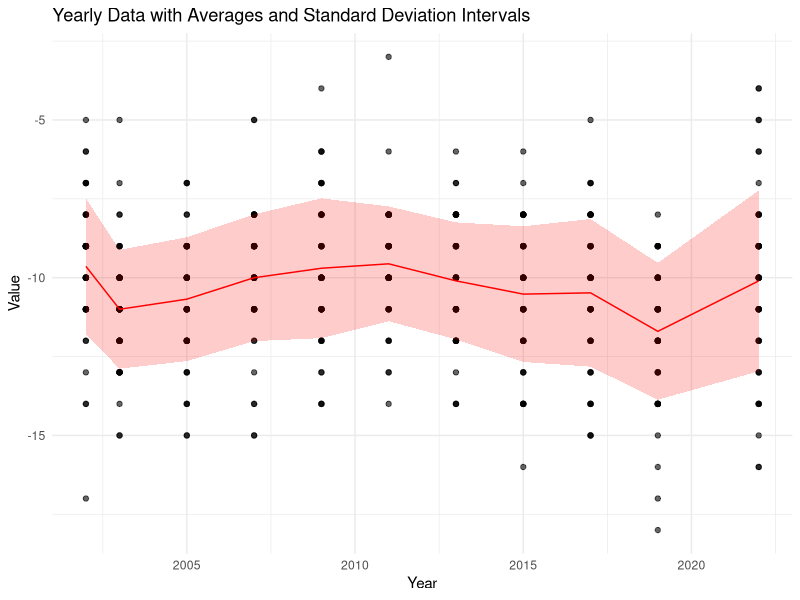

Write R code to recreate this figure.
## ---- chunk 1
df <- read.csv('../clean_data/gap_list_year.csv')
head(df)
## ---- chunk 2
df <- subset(df, select = -c(X) )
df
## ---- chunk 3
colnames(df)[colnames(df) == "X2002"] = "2002"
colnames(df)[colnames(df) == "X2003"] = "2003"
colnames(df)[colnames(df) == "X2005"] = "2005"
colnames(df)[colnames(df) == "X2007"] = "2007"
colnames(df)[colnames(df) == "X2009"] = "2009"
colnames(df)[colnames(df) == "X2011"] = "2011"
colnames(df)[colnames(df) == "X2013"] = "2013"
colnames(df)[colnames(df) == "X2015"] = "2015"
colnames(df)[colnames(df) == "X2017"] = "2017"
colnames(df)[colnames(df) == "X2019"] = "2019"
colnames(df)[colnames(df) == "X2022"] = "2022"
## ---- chunk 4
df_states<-subset(df,Jurisdiction!='National')
df_states
## ---- chunk 5
df_national<-subset(df,Jurisdiction=='National')
df_national
## ---- chunk 6
library(ggplot2)
library(tidyverse)
## ---- chunk 7
data_long <- pivot_longer(df_states, cols = -Jurisdiction, names_to = "Year", values_to = "Value")
data_long$Year <-as.numeric( as.character(data_long$Year))
yearly_stats <- data_long %>%
  group_by(Year) %>%
  summarise(Average = mean(Value), `Standard Deviation` = sd(Value))
yearly_stats$Year <- as.numeric(as.character(yearly_stats$Year))

p<-ggplot() +
  geom_point(data = data_long, aes(x = Year, y = Value), alpha = 0.6) +
  geom_line(data = yearly_stats, aes(x = Year, y = Average), color = "red") +
  geom_ribbon(data = yearly_stats, aes(x = Year, ymin = Average - `Standard Deviation`, ymax = Average + `Standard Deviation`), alpha = 0.2, fill = "red") +
  theme_minimal() +
  labs(title = "Yearly Data with Averages and Standard Deviation Intervals", x = "Year", y = "Value")
p

## ---- chunk 8
yearly_stats
